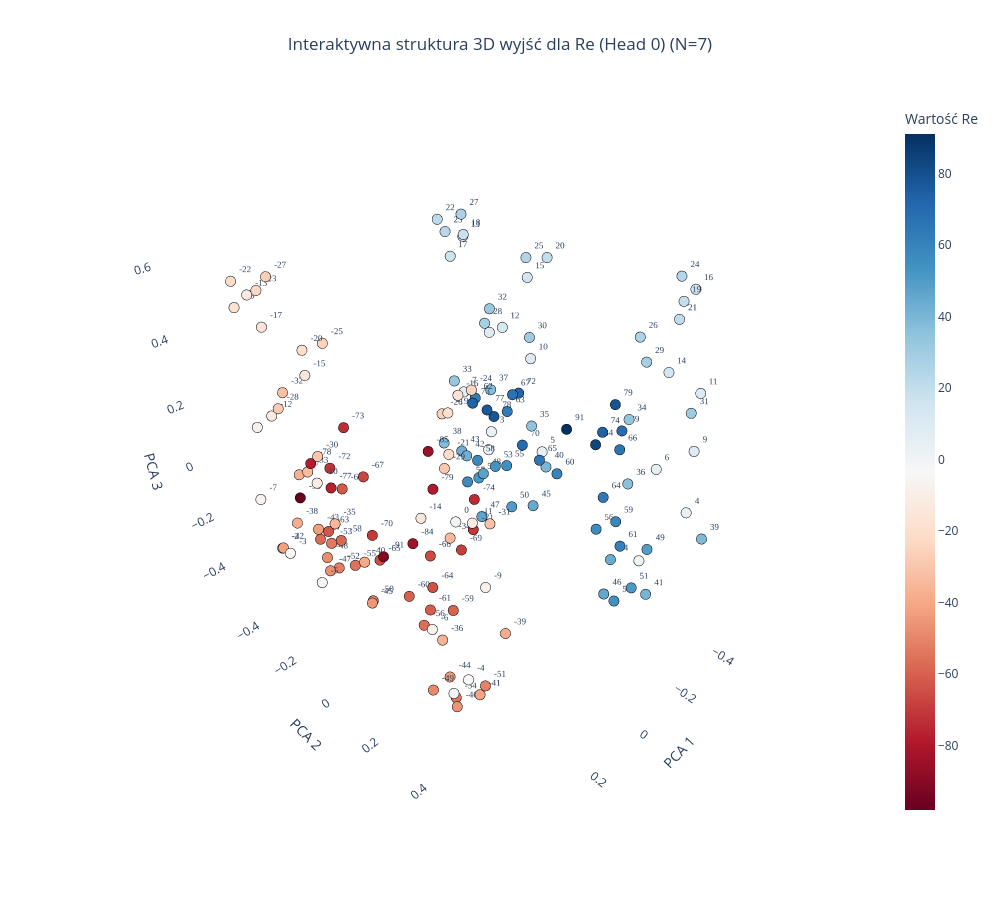
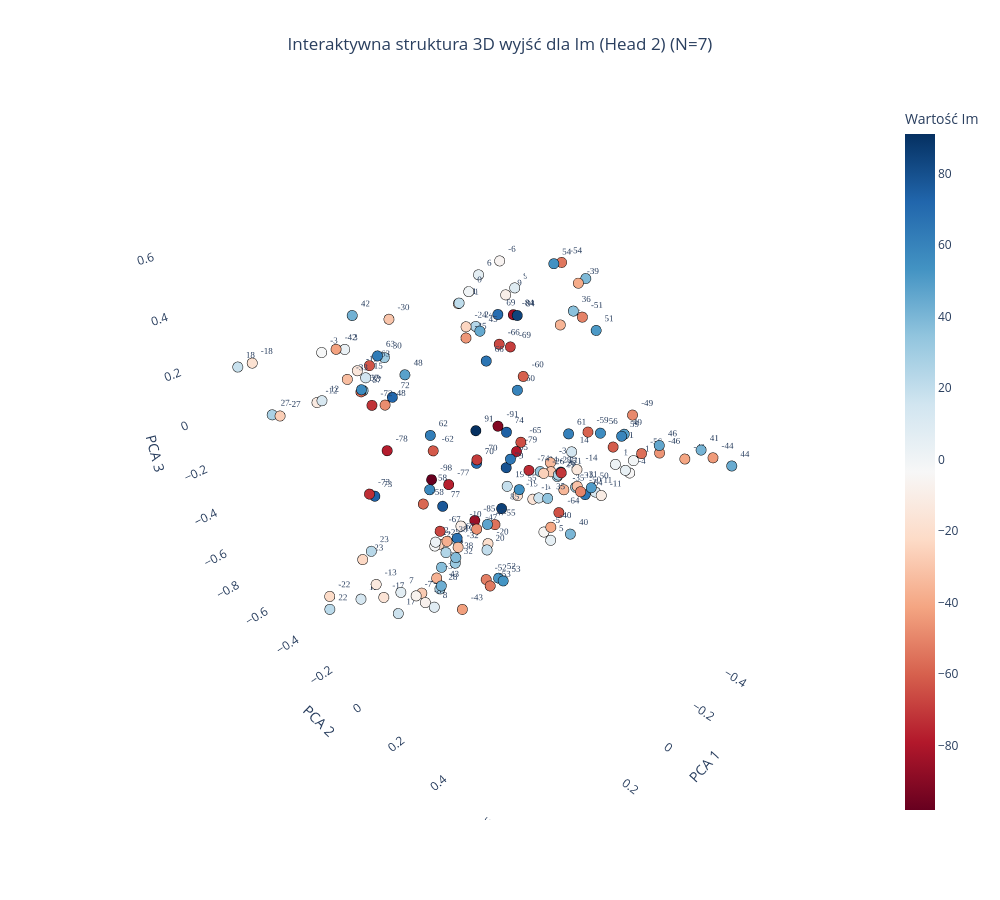

Write notebook code for charts like these, in order.
### Code cell
plot_output_head_plotly_3d(model, N=N, head_idx=0)

plot_output_head_plotly_3d(model, N=N, head_idx=2)

### Figure 1 — Plotly figure (JSON) as saved in the notebook; plotly's stock layout.template omitted (floating-point values rounded to 4 significant figures; data arrays with more than 128 entries replaced by an {"elided": "..."} marker saying what was removed)
{"data": [{"hoverinfo": "text", "hovertext": {"elided": "158 str values"}, "marker": {"color": {"elided": "158 int values"}, "colorbar": {"title": {"text": "Wartość Re"}}, "colorscale": [[0, "rgb(103,0,31)"], [0.1, "rgb(178,24,43)"], [0.2, "rgb(214,96,77)"], [0.3, "rgb(244,165,130)"], [0.4, "rgb(253,219,199)"], [0.5, "rgb(247,247,247)"], [0.6, "rgb(209,229,240)"], [0.7, "rgb(146,197,222)"], [0.8, "rgb(67,147,195)"], [0.9, "rgb(33,102,172)"], [1, "rgb(5,48,97)"]], "line": {"color": "Black", "width": 1}, "showscale": true, "size": 6}, "mode": "markers+text", "text": {"elided": "158 str values"}, "textfont": {"family": "Arial Black", "size": 9}, "textposition": "top right", "type": "scatter3d", "x": {"elided": "158 float values"}, "y": {"elided": "158 float values"}, "z": {"elided": "158 float values"}}], "layout": {"height": 900, "scene": {"xaxis": {"backgroundcolor": "white", "gridcolor": "rgba(200,200,200,0.2)", "title": {"text": "PCA 1"}}, "yaxis": {"backgroundcolor": "white", "gridcolor": "rgba(200,200,200,0.2)", "title": {"text": "PCA 2"}}, "zaxis": {"backgroundcolor": "white", "gridcolor": "rgba(200,200,200,0.2)", "title": {"text": "PCA 3"}}}, "showlegend": false, "title": {"text": "Interaktywna struktura 3D wyjść dla Re (Head 0) (N=7)", "x": 0.5, "xanchor": "center"}, "width": 1000}}

### Figure 2 — Plotly figure (JSON) as saved in the notebook; plotly's stock layout.template omitted (floating-point values rounded to 4 significant figures; data arrays with more than 128 entries replaced by an {"elided": "..."} marker saying what was removed)
{"data": [{"hoverinfo": "text", "hovertext": {"elided": "159 str values"}, "marker": {"color": {"elided": "159 int values"}, "colorbar": {"title": {"text": "Wartość Im"}}, "colorscale": [[0, "rgb(103,0,31)"], [0.1, "rgb(178,24,43)"], [0.2, "rgb(214,96,77)"], [0.3, "rgb(244,165,130)"], [0.4, "rgb(253,219,199)"], [0.5, "rgb(247,247,247)"], [0.6, "rgb(209,229,240)"], [0.7, "rgb(146,197,222)"], [0.8, "rgb(67,147,195)"], [0.9, "rgb(33,102,172)"], [1, "rgb(5,48,97)"]], "line": {"color": "Black", "width": 1}, "showscale": true, "size": 6}, "mode": "markers+text", "text": {"elided": "159 str values"}, "textfont": {"family": "Arial Black", "size": 9}, "textposition": "top right", "type": "scatter3d", "x": {"elided": "159 float values"}, "y": {"elided": "159 float values"}, "z": {"elided": "159 float values"}}], "layout": {"height": 900, "scene": {"xaxis": {"backgroundcolor": "white", "gridcolor": "rgba(200,200,200,0.2)", "title": {"text": "PCA 1"}}, "yaxis": {"backgroundcolor": "white", "gridcolor": "rgba(200,200,200,0.2)", "title": {"text": "PCA 2"}}, "zaxis": {"backgroundcolor": "white", "gridcolor": "rgba(200,200,200,0.2)", "title": {"text": "PCA 3"}}}, "showlegend": false, "title": {"text": "Interaktywna struktura 3D wyjść dla Im (Head 2) (N=7)", "x": 0.5, "xanchor": "center"}, "width": 1000}}
